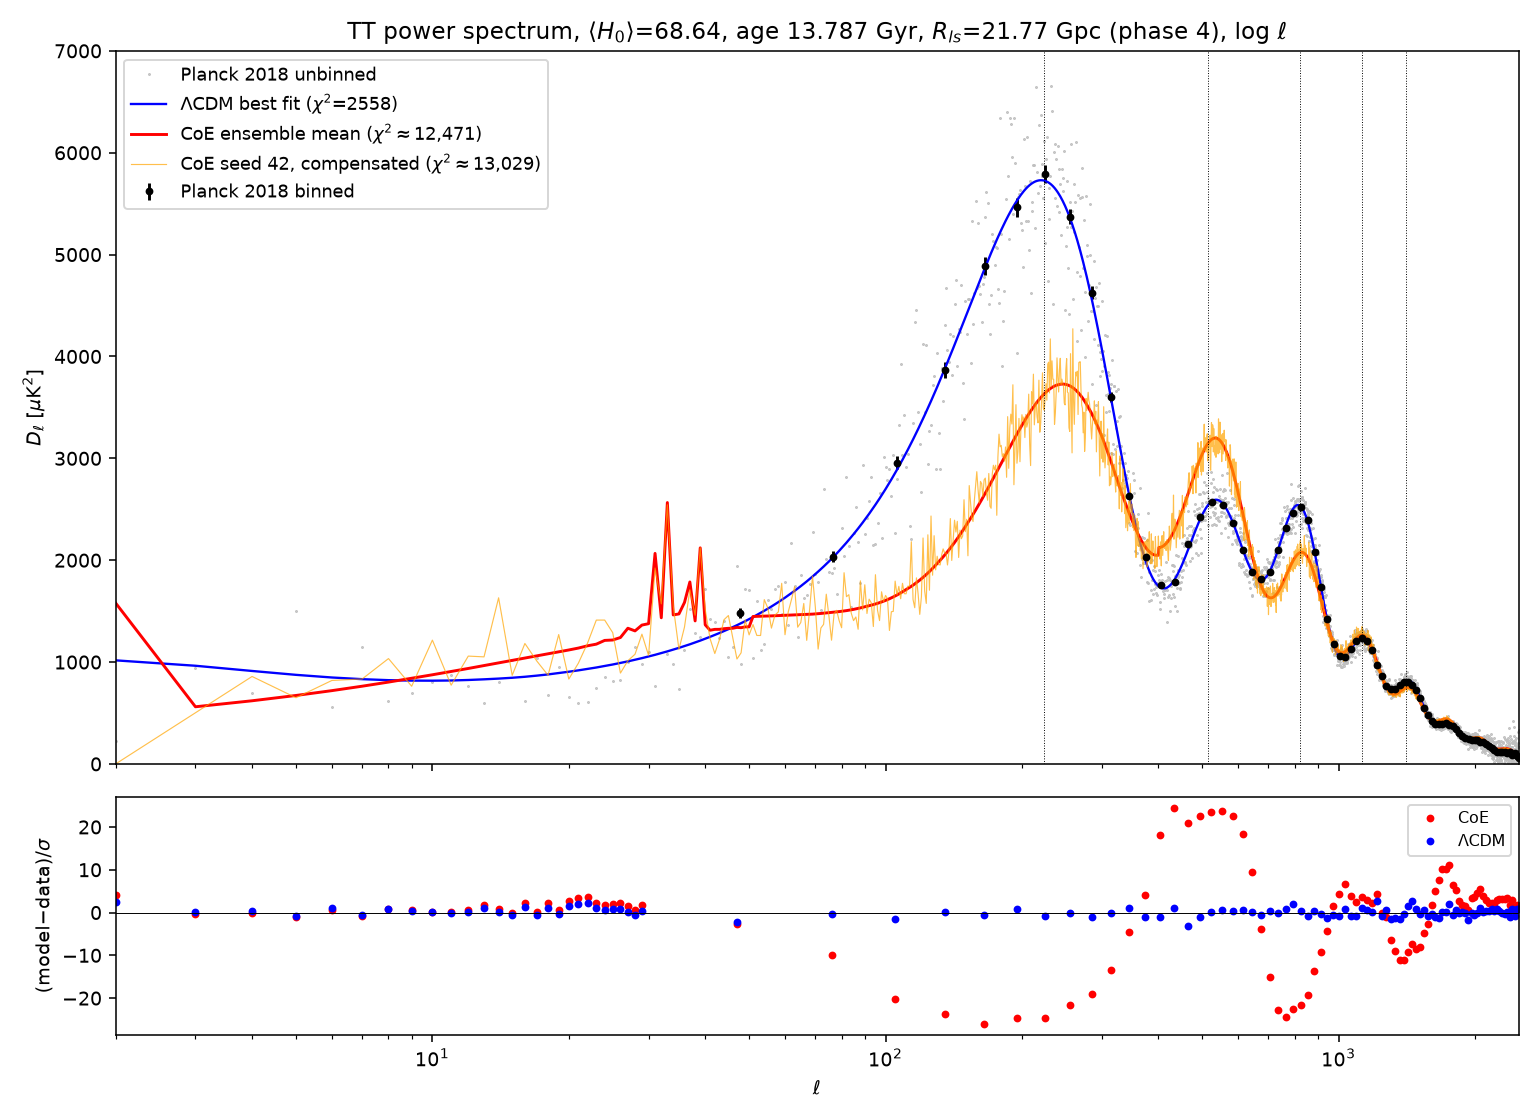

Python code for this plot:
# Phase4 TT power spectrum: CoE model (H0=68.64, age 13.787 Gyr, field refit from scratch) vs Planck 2018
import numpy as np, matplotlib; matplotlib.use('Agg'); import matplotlib.pyplot as plt
z=np.load('p6_age_fld.npz'); l=np.arange(len(z['D']))
b=np.loadtxt('/workspace/planck/COM_PowerSpect_CMB-TT-binned_R3.01.txt')
f=np.loadtxt('/workspace/planck/COM_PowerSpect_CMB-TT-full_R3.01.txt')
fig,ax=plt.subplots(2,1,figsize=(11,8),sharex=True,gridspec_kw={'height_ratios':[3,1]})
ax[0].plot(f[:,0],f[:,1],'.',ms=1,color='0.75',label='Planck 2018 unbinned')
ax[0].errorbar(b[:,0],b[:,1],yerr=[b[:,2],b[:,3]],fmt='o',ms=3,color='k',label='Planck 2018 binned')
ax[0].plot(l[2:],z['Lt'][2:],'b-',lw=1.2,label=r'$\Lambda$CDM best fit ($\chi^2$=2558)')
ax[0].plot(l[2:],z['D'][2:],'r-',lw=1.5,label=r'CoE ensemble mean ($\chi^2\approx$12,471)')
ax[0].plot(l[2:],z['Drc'][2:],color='orange',lw=0.6,alpha=0.7,label=r'CoE seed 42, compensated ($\chi^2\approx$13,029)')
ax[0].set_ylabel(r'$D_\ell$ [$\mu$K$^2$]'); ax[0].set_ylim(0,7000); ax[0].legend(fontsize=9)
ax[0].set_title(r'TT power spectrum, $\langle H_0\rangle$=68.64, age 13.787 Gyr, $R_{ls}$=21.77 Gpc (phase 4), log $\ell$')
for p in [224,514,822,1124,1405]: ax[0].axvline(p,color='k',ls=':',lw=0.5)
lb=np.r_[f[:28,0],b[:,0]].astype(int); bd=np.r_[f[:28,1],b[:,1]]; err=np.r_[0.5*(f[:28,2]+f[:28,3]),0.5*(b[:,2]+b[:,3])]
ax[1].plot(lb,(np.interp(lb,l,z['D'])-bd)/err,'r.',label='CoE')
ax[1].plot(lb,(np.interp(lb,l,z['Lt'])-bd)/err,'b.',label=r'$\Lambda$CDM')
ax[1].axhline(0,color='k',lw=0.5); ax[1].set_ylabel(r'(model$-$data)/$\sigma$'); ax[1].set_xlabel(r'$\ell$'); ax[1].legend(fontsize=8)
ax[1].set_xlim(2,2500); ax[1].set_xscale('log'); plt.tight_layout(); plt.savefig('TT_spectrum_plot_log.png',dpi=140)
